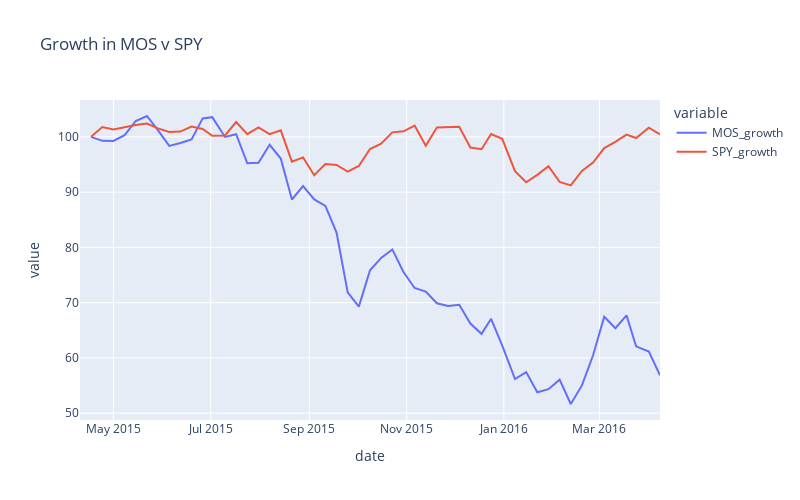

Notebook code cell kept with this figure:
### Code cell
graphAlpha("MOS", "2015-04-15")
print("this is is kind of a terrible trade")
